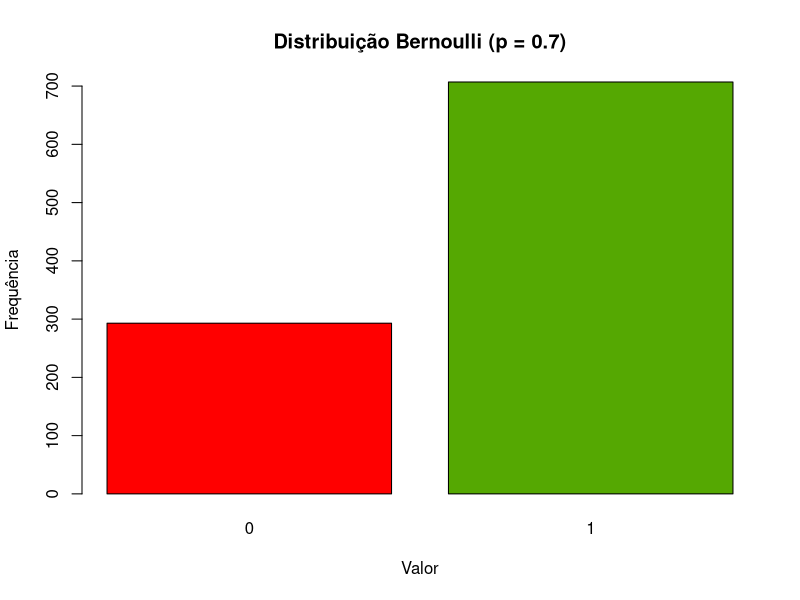
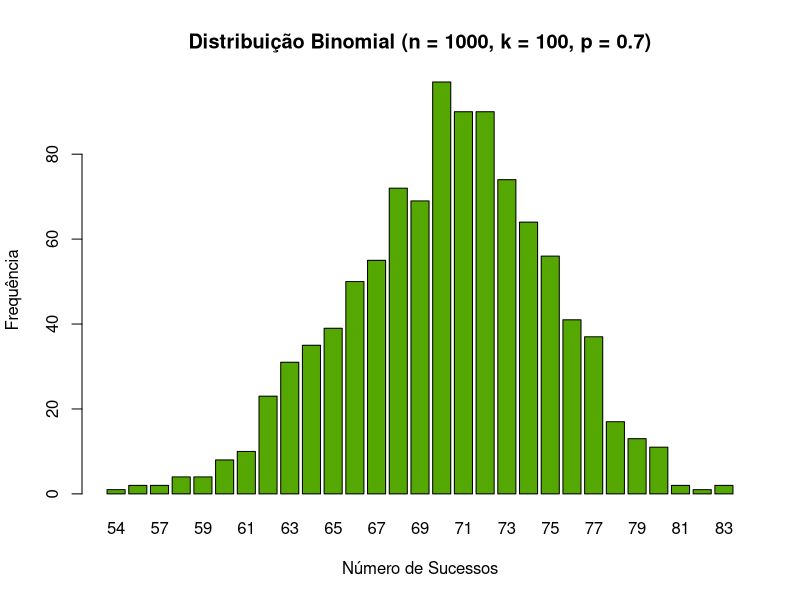
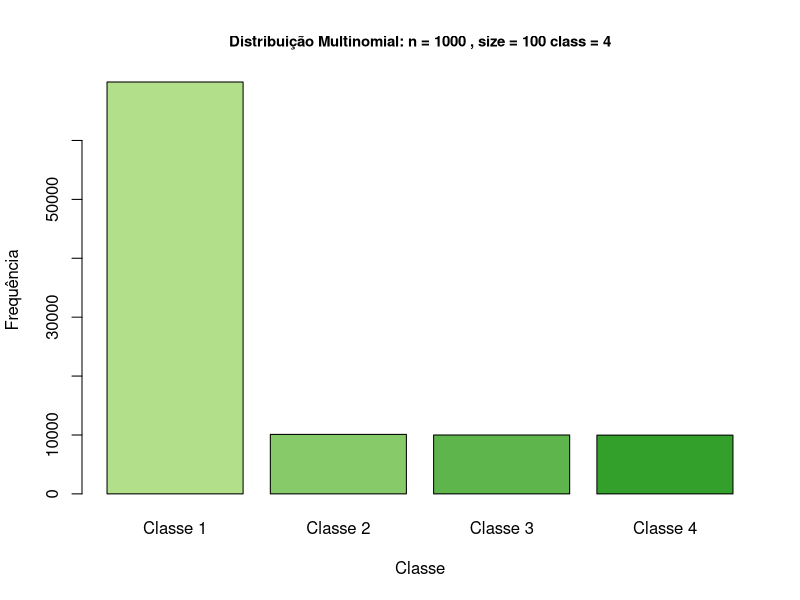
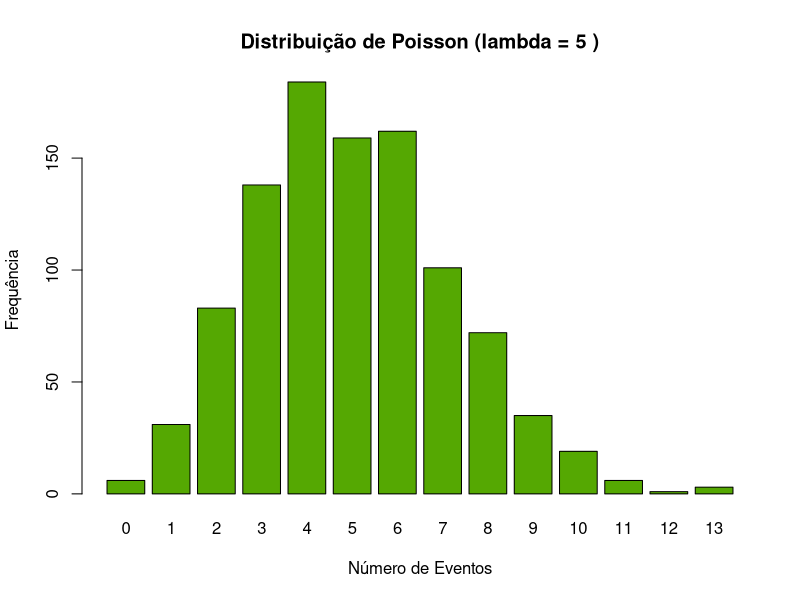
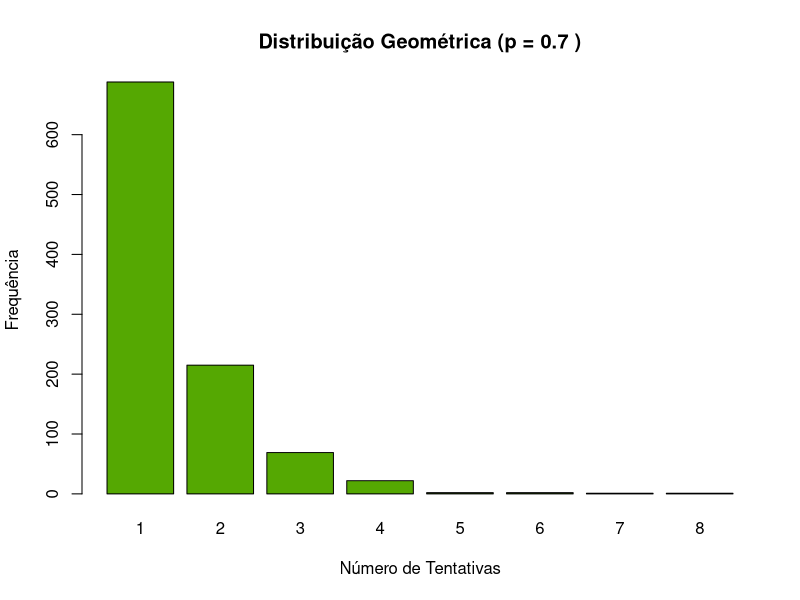

R code for these plots, in order:
## ---- chunk 1
knitr::opts_chunk$set(
  fig.width = 6, # largura em polegadas (exemplo: 5)
  fig.height = 4, # altura em polegadas (exemplo: 3)
  fig.align = "center"
)
## ---- chunk 2
# Configuração de reprodutibilidade
n <- 1000
set.seed(42)
## ---- chunk 3
p <- 0.7
bernoulli <- rbinom(n, 1, p)

barplot(table(bernoulli),
  main = "Distribuição Bernoulli (p = 0.7)",
  names.arg = c("0", "1"),
  col = c("#ff0000", "#55a802"),
  ylab = "Frequência",
  xlab = "Valor"
)
## ---- chunk 4
print(paste("Esperança:", mean(bernoulli), " | ", "p = ", p))
print(paste("Variância:", round(var(bernoulli), 4), " | ", "p * q = ", p * (1 - p)))
## ---- chunk 5
k <- 100

binomial <- rbinom(n, k, 0.7)

barplot(
  table(binomial),
  main = "Distribuição Binomial (n = 1000, k = 100, p = 0.7)",
  col = "#55a802",
  ylab = "Frequência",
  xlab = "Número de Sucessos"
)
## ---- chunk 6
print(paste("Esperança:", mean(binomial), " | ", "k * p = ", k * p))
print(paste("Variância:", round(var(binomial), 4), " | ", "k * p * q = ", k * p * (1 - p)))
## ---- chunk 7
class <- 4
ps <- c(p, rep((1 - p) / (class - 1), class - 1))
multnom <- rmultinom(n, size = k, prob = ps)
frequencias <- rowSums(multnom)
## ---- chunk 8
barplot(
  frequencias,
  names.arg = paste("Classe", 1:class),
  col = colorRampPalette(c("#b2df8a", "#33a02c"))(class),
  main = paste("Distribuição Multinomial: n =", n, ", size =", k, "class =", class),
  cex.main = 0.9,
  xlab = "Classe",
  ylab = "Frequência"
)
## ---- chunk 9
E_empirica <- rowSums(multnom) / n
E_teorica <- k * ps

data.frame(
  Classe = paste0("Classe ", 1:length(ps)),
  `E(empírica` = round(E_empirica, 3),
  `E(teórica` = round(E_teorica, 3)
)
## ---- chunk 10
lambda <- 5
poisson <- rpois(n, lambda)

barplot(
  table(poisson),
  main = paste("Distribuição de Poisson (lambda =", lambda, ")"),
  col = "#55a802",
  ylab = "Frequência",
  xlab = "Número de Eventos"
)
## ---- chunk 11
print(paste("Esperança:", mean(poisson), " | ", "lambda = ", lambda))
print(paste("Variância:", round(var(poisson), 4), " | ", "lambda = ", lambda))
## ---- chunk 12
geom <- rgeom(n, p) + 1

barplot(
  table(geom),
  main = paste("Distribuição Geométrica (p =", p, ")"),
  col = "#55a802",
  ylab = "Frequência",
  xlab = "Número de Tentativas"
)
## ---- chunk 13
print(paste("Esperança:", mean(geom), " | ", "1 / p = ", round(1 / p, 4)))
print(paste("Variância:", round(var(geom), 4), " | ", "q / p^2 = ", round((1 - p) / p^2, 4)))
